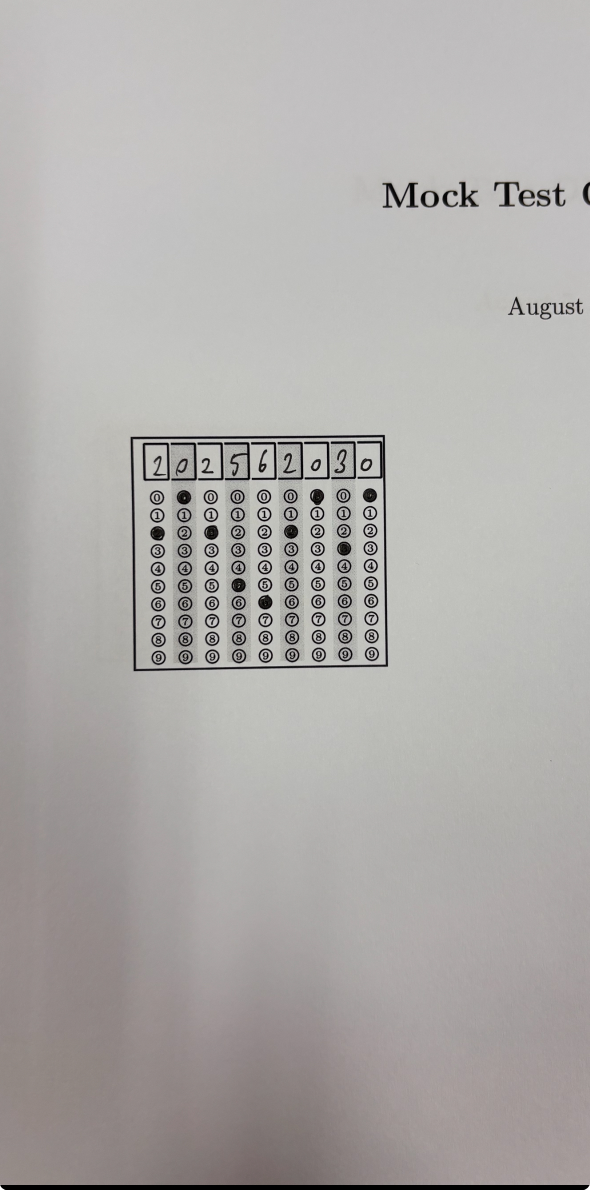
#> input picture data/IMG_2720.jpg, 1179 x 2379 px (shown at 1/2 size)
$ python -i manip.py   (imports and definitions only)
#> lines starting #> are read from the running program, lines starting #| are printed output that depends on the picture; after the words box and inside, x2 and y2 are one past the last pixel; in counts of white or black regions, pixels touching at a corner belong together
#> further down, picture is the input picture: shape (2379, 1179, 3); mean B, G, R 169.9, 171.7, 174.5
import cv2
import numpy as np
import matplotlib.pyplot as plt
import torch


def image_manip(image):
    img = cv2.cvtColor(image, cv2.COLOR_BGR2GRAY)

    # threshold on white color (preparing the img for morphology)
    ret, thresh = cv2.threshold(img, 127, 255, cv2.THRESH_BINARY)
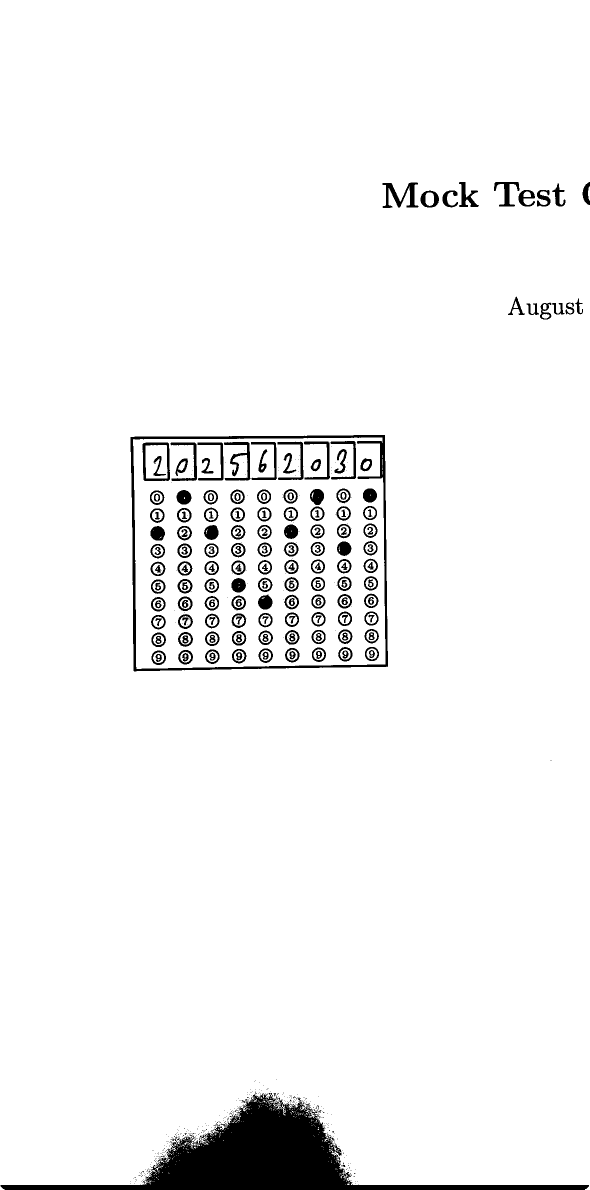
#> thresh: shape (2379, 1179) (shown at 1/2 size); 95.6% white; 600 black regions (396 under 20 px), largest, box (x1, y1, x2, y2) and area: (1, 2185, 1178, 2379) 56044, (261, 870, 776, 1343) 10321, (765, 365, 837, 416) 1469
    thresh = 255 - thresh
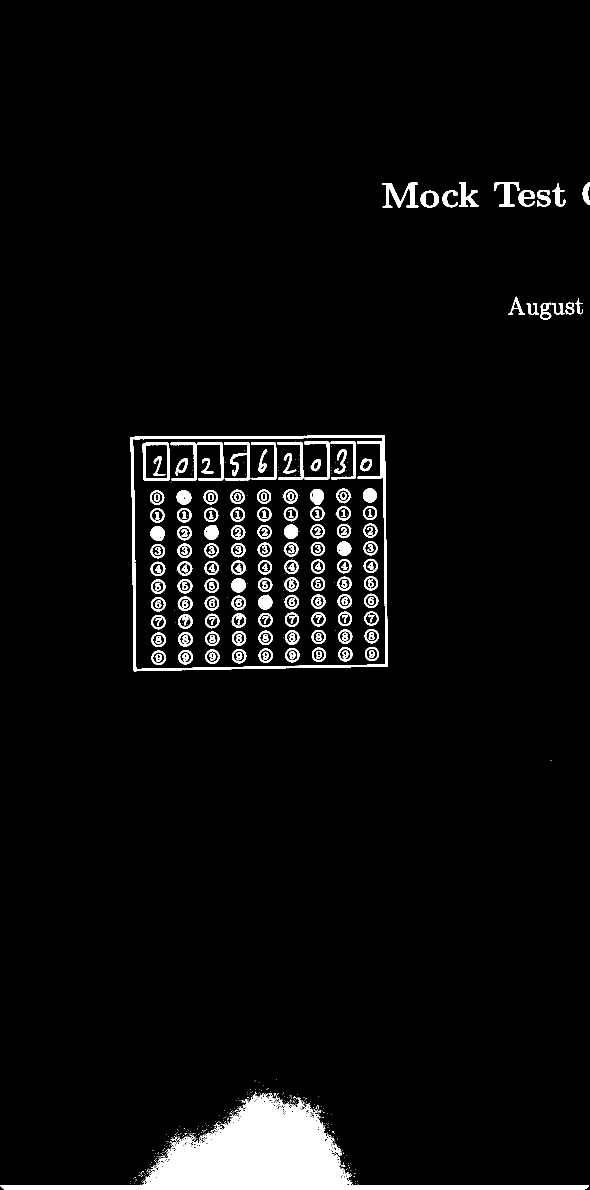
#> thresh: shape (2379, 1179) (shown at 1/2 size); 4.4% white; 600 white regions (396 under 20 px), largest, box (x1, y1, x2, y2) and area: (1, 2185, 1178, 2379) 56044, (261, 870, 776, 1343) 10321, (765, 365, 837, 416) 1469
    # # apply morphology close this is to kill anything other than the answer
    kernel = cv2.getStructuringElement(cv2.MORPH_ELLIPSE, (15, 15))
    morph = cv2.morphologyEx(thresh, cv2.MORPH_OPEN, kernel)
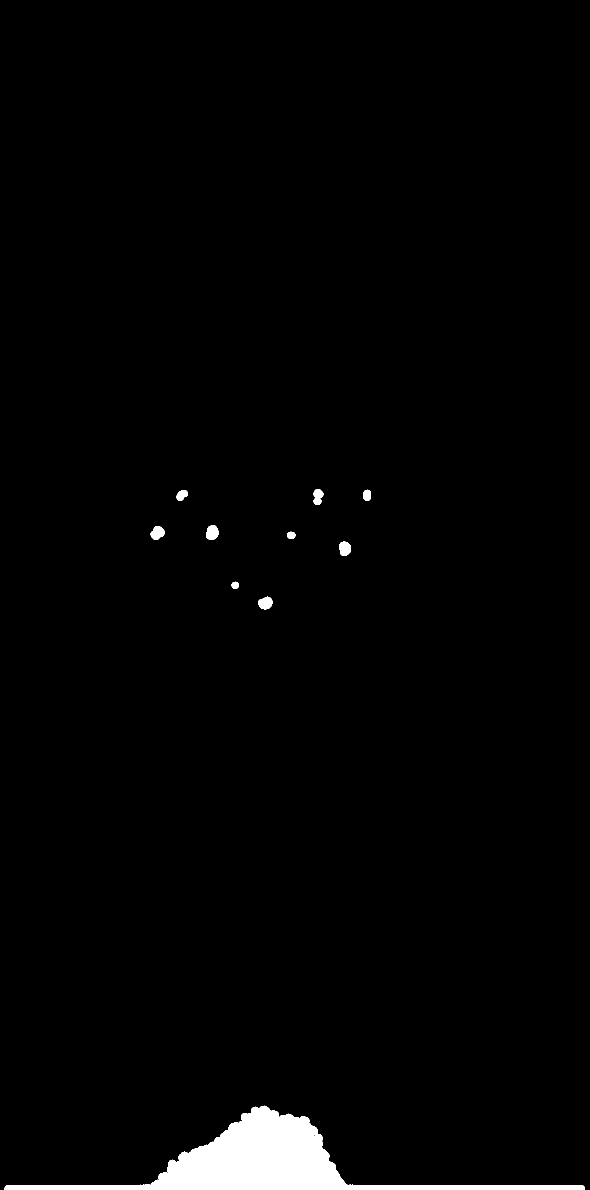
#> morph: shape (2379, 1179) (shown at 1/2 size); 1.8% white; 10 white regions, largest, box (x1, y1, x2, y2) and area: (9, 2211, 1170, 2379) 47810, (412, 1050, 437, 1080) 580, (516, 1193, 545, 1219) 557
    kernel = cv2.getStructuringElement(cv2.MORPH_ELLIPSE, (7, 7))
    morph = cv2.morphologyEx(morph, cv2.MORPH_CLOSE, kernel)
#> morph: shape (2379, 1179); 1.8% white; 10 white regions, largest, box (x1, y1, x2, y2) and area: (9, 2211, 1170, 2379) 47939, (412, 1050, 437, 1080) 580, (516, 1193, 545, 1219) 558
    return morph


# [168 lines left out: functions get_center, distance, get_digits, centers_to_numbers, get_grade, preprocess_char and 2 more, not called in this run]

>>> import cv2
>>> picture = cv2.imread('../data/IMG_2720.jpg')
>>> result = image_manip(picture)

$ run again, on data/IMG_2721.jpg
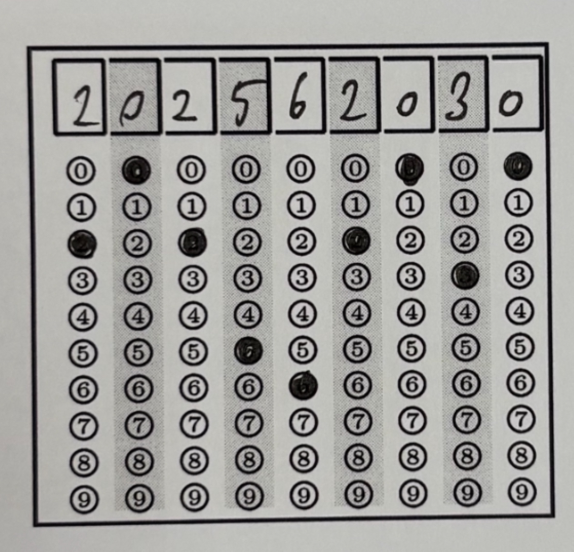
#> input picture data/IMG_2721.jpg, 1147 x 1103 px (shown at 1/2 size)
#> picture is the input picture: shape (1103, 1147, 3); mean B, G, R 153.5, 156.2, 157
#> in image_manip, `ret, thresh = cv2.threshold(img, 127, 255, cv2.THRESH_BINARY)`:
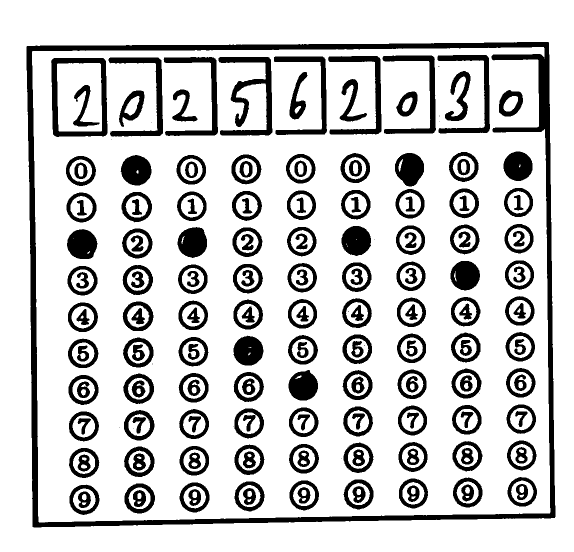
#> thresh: shape (1103, 1147) (shown at 1/2 size); 80.2% white; 203 black regions (15 under 20 px), largest, box (x1, y1, x2, y2) and area: (53, 84, 1111, 1055) 44415, (437, 114, 545, 271) 5537, (102, 116, 215, 274) 5082
#> in image_manip, `morph = cv2.morphologyEx(thresh, cv2.MORPH_OPEN, kernel)`:
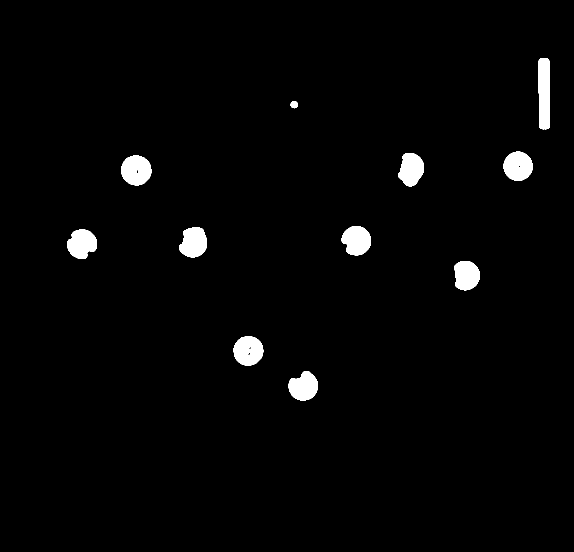
#> morph: shape (1103, 1147) (shown at 1/2 size); 2.1% white; 11 white regions, largest, box (x1, y1, x2, y2) and area: (1077, 116, 1100, 259) 3062, (242, 310, 303, 371) 2848, (467, 672, 527, 731) 2748
